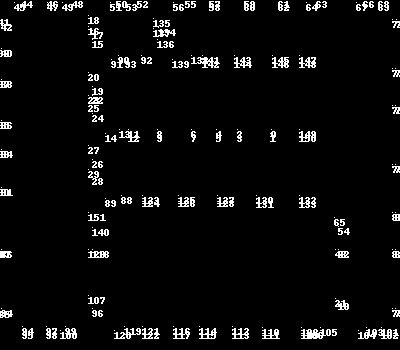
#> input picture carla/carla_starting_locations.png, 400 x 350 px
$ python cropAndResizeImage.py --inpath ../carla/carla_starting_locations.png --outpath out --cropsize 100 --scalesize 3   (older library calls are emulated)
#> lines starting #> are read from the running program, lines starting #| are printed output that depends on the picture
"""
Script for cropping and resizing gridmap images
"""
from PIL import Image, ImageOps
import PIL
#from resizeimage import resizeimage as resImg
from argparse import ArgumentParser
import glob
import scipy.misc
import numpy as np
import os
from tqdm import tqdm

def main(frame_files, save_path, crop_size, scale_size, prescale=-1, overwrite=False, crop_start_x = -1, crop_start_y = -1, suffix=None):
#> called with frame_files = '../carla/carla_starting_locations.png', save_path = 'out', crop_size = 100, scale_size = 3, prescale = -1, overwrite = False, crop_start_x = -1, crop_start_y = -1
	print(frame_files)
	new_folder = save_path
	if not os.path.exists(new_folder):
		os.makedirs(new_folder)

	for img_path in tqdm(glob.glob(frame_files)):
		img_save_path = os.path.join(new_folder,img_path.split("/",-1)[-1])

		if suffix is not None:
			img_save_path = img_save_path.split(".",-1)[-1] + suffix

		#with open(img_path, "r", encoding="latin1") as f:
		#    print(f)
		with Image.open(img_path) as img:
#> img is the input picture: PIL image 400x350 RGB; 4.7% white in thin lines or dots
			if prescale > 0:
				#img = resImg.resize_width(img, prescale)
				#img = img.resize((prescale,hsize), Image.ANTIALIAS)
				img.thumbnail((prescale, prescale), PIL.Image.ANTIALIAS)
			# crop_img = img.crop((START_X, START_Y,START_X+CROP_SIZE, START_Y+CROP_SIZE))
			#crop_img = resImg.resize_crop(img, [crop_size, crop_size])
			crop_img = ImageOps.fit(img, [crop_size, crop_size])
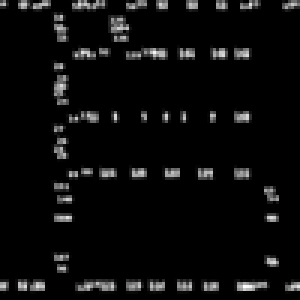
#> crop_img: PIL image 100x100 RGB (shown 3 times larger); min 0, max 255, mean 11.6
			scaled_img = crop_img.resize((scale_size, scale_size), PIL.Image.ANTIALIAS)
			scaled_img.save(img_save_path)
			#img = img.resize((SCALE_SIZE, SCALE_SIZE), PIL.Image.ANTIALIAS)
			#img.save(new_folder + "/" + image_path.split("/",-1)[-1])


def str2bool(v):
    if v.lower() in ('yes', 'true', 't', 'y', '1'):
        return True
    elif v.lower() in ('no', 'false', 'f', 'n', '0'):
        return False
    else:
        raise argparse.ArgumentTypeError('Boolean value expected.')


if __name__ == "__main__":
    parser = ArgumentParser()
    parser.add_argument("--inpath", type=str, dest="frame_files",
                        required=True, help="Path to directory of the original images")
    parser.add_argument("--outpath", type=str, dest="save_path",
                        required=True, help="Path to directory where the processed images should be saved")
    parser.add_argument("--cropsize", type=int, dest="crop_size",
                        required=True, help="Size to which the images should be cropped. See --cropstartx and --cropstarty for more details.")
    parser.add_argument("--scalesize", type=int, dest="scale_size",
                        required=True, help="Size to which the cropped image should be scaled.")
    parser.add_argument("--cropstartx", type=int, dest="crop_start_x",
                        default=-1, help="Start pixel on x axis for cropping. Default crops around the center")
    parser.add_argument("--cropstarty", type=int, dest="crop_start_y",
                        default=-1, help="Start pixel on y axis for cropping. Default crops around the center")
    parser.add_argument("--overwrite", type=str2bool, dest="overwrite",
                        default=False, help="Determines whether existing files in --outpath should be overwritten or skipped")
    parser.add_argument("--prescale", type=int, dest="prescale",
                        default=-1, help="Size to which the original image should be scaled before cropping. -1 means no scaling.")
    parser.add_argument("--suffix", type=str, dest="suffix",
                        default=None, help="Suffix which the saved files should have. Default: the same as the original one")

    args = parser.parse_args()
    main(**vars(args))
